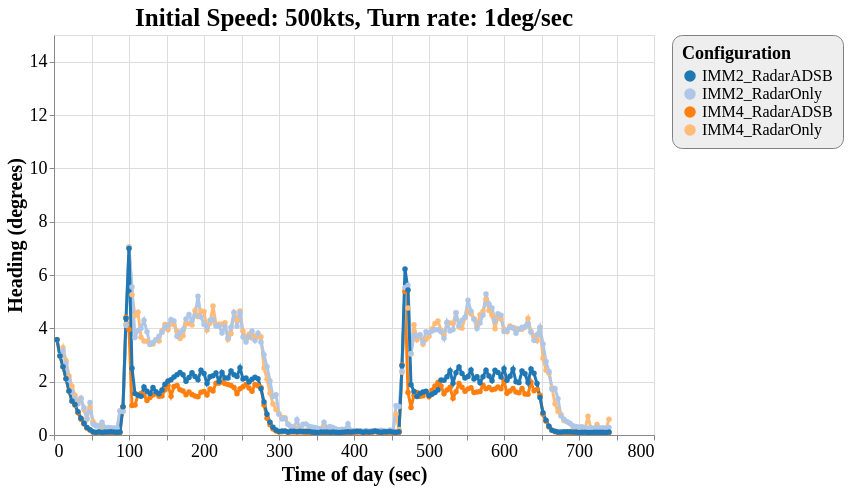

This figure's Vega-Lite source:
### Vega-Lite specification from a JSON file in a GitHub repository (floating-point values rounded to 4 significant figures; data arrays with more than 128 entries replaced by an {"elided": "..."} marker saying what was removed)
{"config": {"view": {"continuousWidth": 600, "continuousHeight": 400}, "axisX": {"labelFontSize": 18, "titleFontSize": 20}, "axisY": {"labelFontSize": 18, "titleFontSize": 20}, "font": "Times New Roman", "legend": {"cornerRadius": 10, "fillColor": "#EEEEEE", "labelFontSize": 16, "padding": 10, "strokeColor": "gray", "titleFontSize": 18}, "title": {"fontSize": 25}}, "data": {"name": "data-55c71256c839c9273595d1ebf597defe"}, "mark": {"type": "line", "point": true, "strokeWidth": 3}, "encoding": {"color": {"type": "ordinal", "field": "config", "scale": {"scheme": "category20"}, "title": "Configuration"}, "x": {"type": "quantitative", "field": "time", "title": "Time of day (sec)"}, "y": {"type": "quantitative", "field": "rmse_hdg", "scale": {"domain": [0, 15], "zero": false}, "title": "Heading (degrees)"}}, "selection": {"selector043": {"type": "interval", "bind": "scales", "encodings": ["x", "y"]}}, "title": "Initial Speed: 500kts, Turn rate: 1deg/sec", "$schema": "https://vega.github.io/schema/vega-lite/v4.8.1.json", "datasets": {"data-55c71256c839c9273595d1ebf597defe": {"elided": "738 records"}}}
